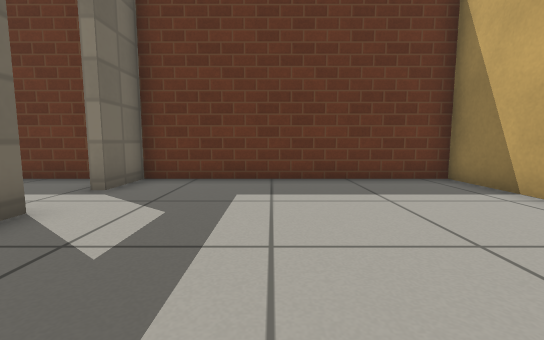
View 1 (above)

12 first-person views from a walk through a world built for the Gazebo simulator. The camera is 0.5 m above the floor, tilts 6° down and sees 90° across. The floor is counted in squares, 0.5 m on a side. Each view is taken from the middle of a square. On the plan, view 1 faces up. The plan holds only what a view shows up to about 11 squares ahead; the rest is blank. Gazebo's built-in surfaces are drawn with simple patterns.

View 2
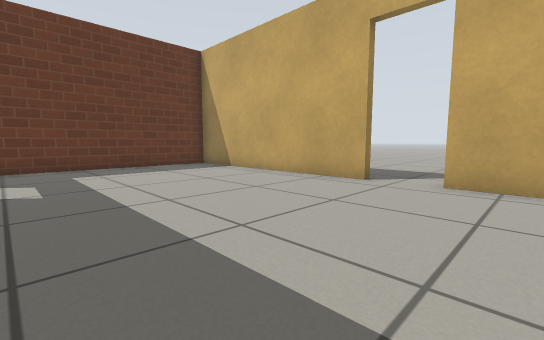

View 3
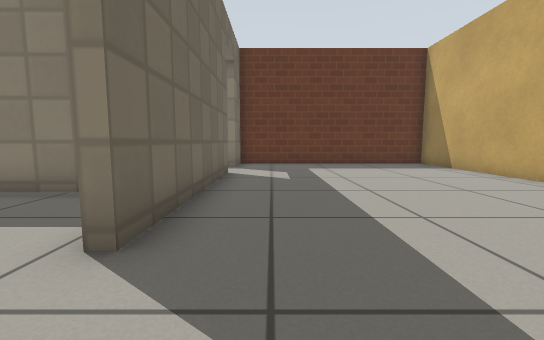

View 4
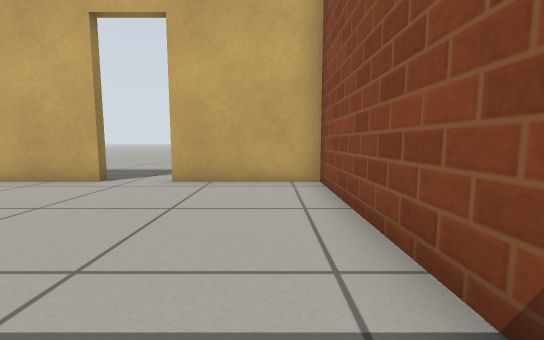

View 5
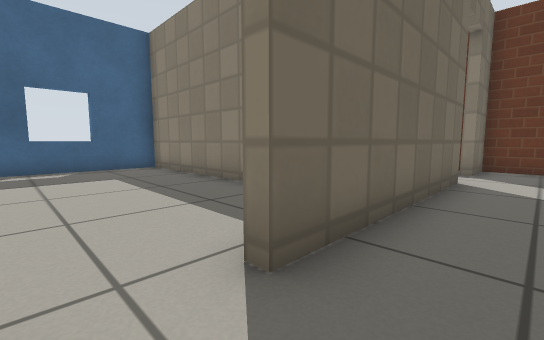

View 6
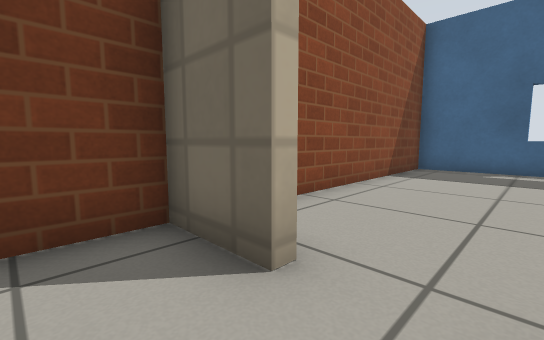

View 7
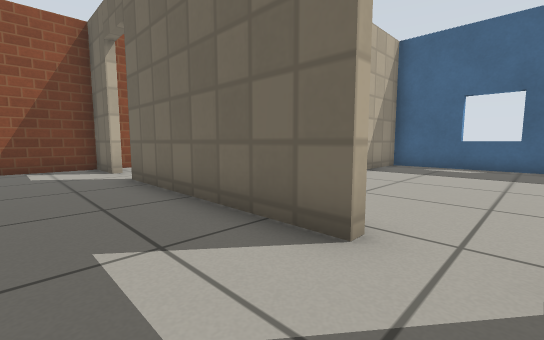

View 8
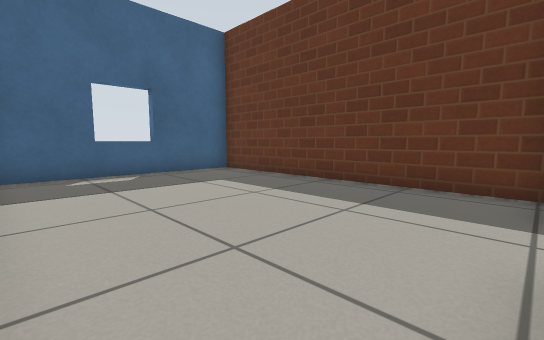

View 9
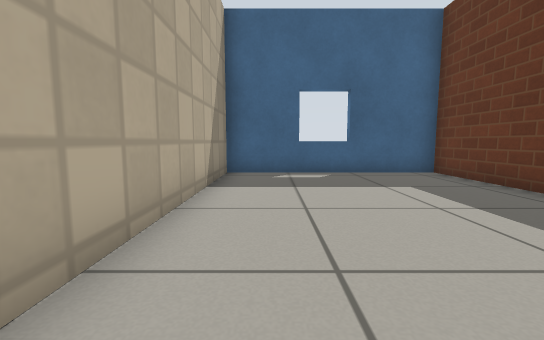

View 10
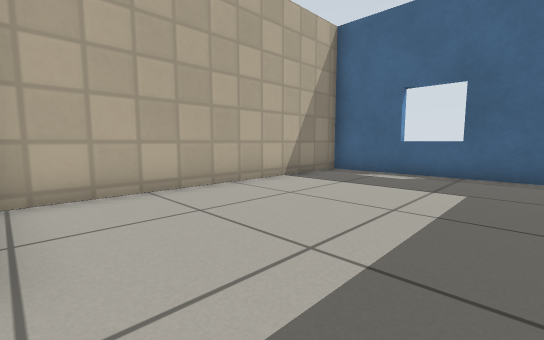

View 11
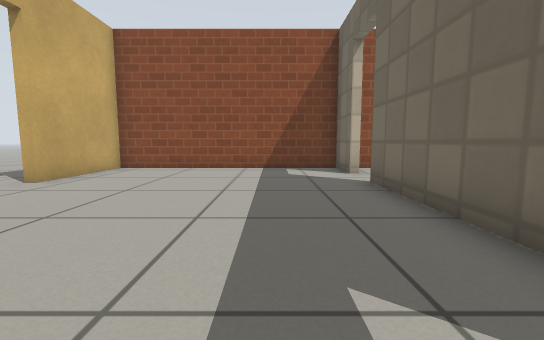

View 12
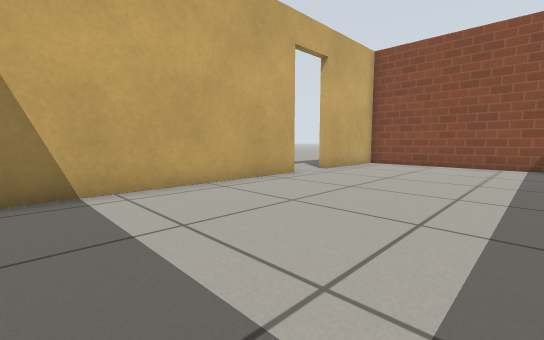

### Floor plan
Ten units are one square. View 1 is at (0, 0); x grows to the right and y downward. Boxes are objects, and circles mark ways between rooms. Rooms are numbered by the first view taken in them; rooms with no view inside come last. Other rooms are left out.
<svg viewBox="-132 -77 187 144">
<path fill="none" stroke="#000" d="M47 7 47 -72 -34 -72 -34 -54M-34 -38 -34 26M-34 44 -34 62 47 62 47 25M-39 -72 -127 -72 -127 -6 -39 -6M-58 -3 -127 -3 -127 62 -41 62"/>
<circle cx="-35" cy="-45" r="3" fill="#2a7"/>
<circle cx="-35" cy="35" r="3" fill="#2a7"/>
<text x="10" y="-10">1</text>
<text x="-80" y="-30">2</text>
<text x="-80" y="30">3</text>
</svg>
Room 1 opens to room 2. Room 1 opens to room 3.

Where each view was taken, in squares from view 1:
view 1: 0 up, 0 right, facing up
view 2: 4 down, 2 left, facing up-right
view 3: 5 down, 2 left, facing up
view 4: 5 down, 2 left, facing right
view 5: 4 down, 2 left, facing up-left
view 6: 3 down, 2 left, facing down-left
view 7: 5 up, 1 left, facing down-left
view 8: 1 up, 4 left, facing up-left
view 9: 2 up, 4 left, facing left
view 10: 6 up, 4 left, facing down-left
view 11: 4 up, 1 left, facing down
view 12: 6 up, 1 left, facing down-right
